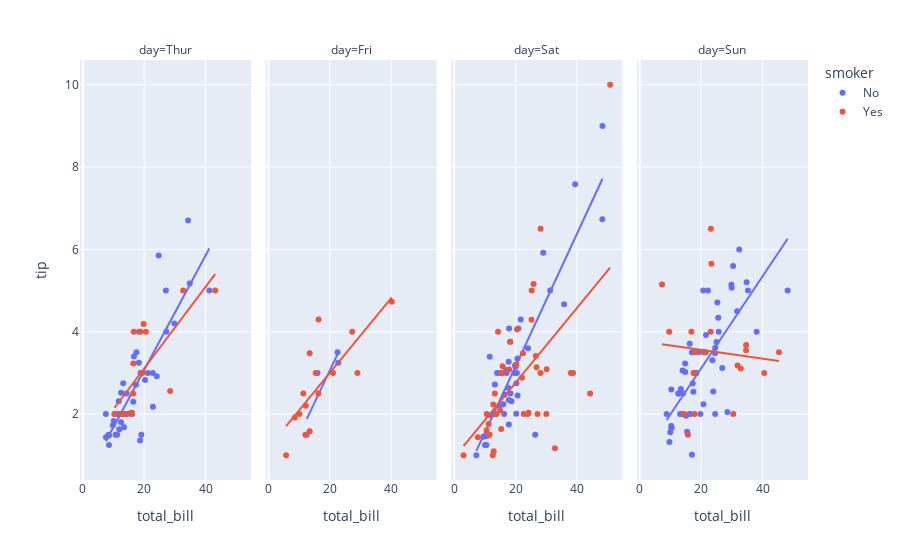

Notebook source saved alongside this figure:
### Code cell
px.scatter(data_frame=df, x='total_bill', y='tip', facet_col='day',
           category_orders={'day': ['Thur', 'Fri', 'Sat', 'Sun']},
           trendline='ols', color='smoker')

### Figure 1 — Plotly figure (JSON) as saved in the notebook; plotly's stock layout.template omitted (floating-point values rounded to 4 significant figures)
{"data": [{"hovertemplate": "smoker=No<br>day=Thur<br>total_bill=%{x}<br>tip=%{y}<extra></extra>", "legendgroup": "No", "marker": {"color": "#636efa", "symbol": "circle"}, "mode": "markers", "name": "No", "orientation": "v", "showlegend": true, "type": "scatter", "x": [27.2, 22.76, 17.29, 16.66, 10.07, 15.98, 34.83, 13.03, 18.28, 24.71, 21.16, 10.65, 12.43, 24.08, 11.69, 13.42, 14.26, 15.95, 12.48, 29.8, 8.52, 14.52, 11.38, 22.82, 19.08, 20.27, 11.17, 12.26, 18.26, 8.51, 10.33, 14.15, 13.16, 17.47, 34.3, 41.19, 27.05, 16.43, 8.35, 18.64, 11.87, 9.78, 7.51, 7.56, 18.78], "xaxis": "x", "y": [4, 3, 2.71, 3.4, 1.83, 2.03, 5.17, 2, 4, 5.85, 3, 1.5, 1.8, 2.92, 2.31, 1.68, 2.5, 2, 2.52, 4.2, 1.48, 2, 2, 2.18, 1.5, 2.83, 1.5, 2, 3.25, 1.25, 2, 2, 2.75, 3.5, 6.7, 5, 5, 2.3, 1.5, 1.36, 1.63, 1.73, 2, 1.44, 3], "yaxis": "y"}, {"hovertemplate": "<b>OLS trendline</b><br>tip = 0.139103 * total_bill + 0.293299<br>R<sup>2</sup>=0.700924<br><br>smoker=No<br>day=Thur<br>total_bill=%{x}<br>tip=%{y} <b>(trend)</b><extra></extra>", "legendgroup": "No", "marker": {"color": "#636efa", "symbol": "circle"}, "mode": "lines", "name": "No", "showlegend": false, "type": "scatter", "x": [7.51, 7.56, 8.35, 8.51, 8.52, 9.78, 10.07, 10.33, 10.65, 11.17, 11.38, 11.69, 11.87, 12.26, 12.43, 12.48, 13.03, 13.16, 13.42, 14.15, 14.26, 14.52, 15.95, 15.98, 16.43, 16.66, 17.29, 17.47, 18.26, 18.28, 18.64, 18.78, 19.08, 20.27, 21.16, 22.76, 22.82, 24.08, 24.71, 27.05, 27.2, 29.8, 34.3, 34.83, 41.19], "xaxis": "x", "y": [1.338, 1.345, 1.455, 1.477, 1.478, 1.654, 1.694, 1.73, 1.775, 1.847, 1.876, 1.919, 1.944, 1.999, 2.022, 2.029, 2.106, 2.124, 2.16, 2.262, 2.277, 2.313, 2.512, 2.516, 2.579, 2.611, 2.698, 2.723, 2.833, 2.836, 2.886, 2.906, 2.947, 3.113, 3.237, 3.459, 3.468, 3.643, 3.731, 4.056, 4.077, 4.439, 5.065, 5.138, 6.023], "yaxis": "y"}, {"hovertemplate": "smoker=No<br>day=Fri<br>total_bill=%{x}<br>tip=%{y}<extra></extra>", "legendgroup": "No", "marker": {"color": "#636efa", "symbol": "circle"}, "mode": "markers", "name": "No", "orientation": "v", "showlegend": false, "type": "scatter", "x": [22.49, 22.75, 12.46, 15.98], "xaxis": "x2", "y": [3.5, 3.25, 1.5, 3], "yaxis": "y2"}, {"hovertemplate": "<b>OLS trendline</b><br>tip = 0.157021 * total_bill + -0.0798303<br>R<sup>2</sup>=0.781743<br><br>smoker=No<br>day=Fri<br>total_bill=%{x}<br>tip=%{y} <b>(trend)</b><extra></extra>", "legendgroup": "No", "marker": {"color": "#636efa", "symbol": "circle"}, "mode": "lines", "name": "No", "showlegend": false, "type": "scatter", "x": [12.46, 15.98, 22.49, 22.75], "xaxis": "x2", "y": [1.877, 2.429, 3.452, 3.492], "yaxis": "y2"}, {"hovertemplate": "smoker=No<br>day=Sat<br>total_bill=%{x}<br>tip=%{y}<extra></extra>", "legendgroup": "No", "marker": {"color": "#636efa", "symbol": "circle"}, "mode": "markers", "name": "No", "orientation": "v", "showlegend": false, "type": "scatter", "x": [20.65, 17.92, 20.29, 15.77, 39.42, 19.82, 17.81, 13.37, 12.69, 21.7, 19.65, 9.55, 18.35, 15.06, 20.69, 17.78, 24.06, 16.31, 16.93, 18.69, 31.27, 16.04, 26.41, 48.27, 17.59, 20.08, 16.45, 20.23, 12.02, 17.07, 14.73, 10.51, 20.92, 18.24, 14, 7.25, 48.33, 20.45, 13.28, 11.61, 10.77, 10.07, 35.83, 29.03, 17.82], "xaxis": "x3", "y": [3.35, 4.08, 2.75, 2.23, 7.58, 3.18, 2.34, 2, 2, 4.3, 3, 1.45, 2.5, 3, 2.45, 3.27, 3.6, 2, 3.07, 2.31, 5, 2.24, 1.5, 6.73, 2.64, 3.15, 2.47, 2.01, 1.97, 3, 2.2, 1.25, 4.08, 3.76, 3, 1, 9, 3, 2.72, 3.39, 1.47, 1.25, 4.67, 5.92, 1.75], "yaxis": "y3"}, {"hovertemplate": "<b>OLS trendline</b><br>tip = 0.16093 * total_bill + -0.0612781<br>R<sup>2</sup>=0.767496<br><br>smoker=No<br>day=Sat<br>total_bill=%{x}<br>tip=%{y} <b>(trend)</b><extra></extra>", "legendgroup": "No", "marker": {"color": "#636efa", "symbol": "circle"}, "mode": "lines", "name": "No", "showlegend": false, "type": "scatter", "x": [7.25, 9.55, 10.07, 10.51, 10.77, 11.61, 12.02, 12.69, 13.28, 13.37, 14, 14.73, 15.06, 15.77, 16.04, 16.31, 16.45, 16.93, 17.07, 17.59, 17.78, 17.81, 17.82, 17.92, 18.24, 18.35, 18.69, 19.65, 19.82, 20.08, 20.23, 20.29, 20.45, 20.65, 20.69, 20.92, 21.7, 24.06, 26.41, 29.03, 31.27, 35.83, 39.42, 48.27, 48.33], "xaxis": "x3", "y": [1.105, 1.476, 1.559, 1.63, 1.672, 1.807, 1.873, 1.981, 2.076, 2.09, 2.192, 2.309, 2.362, 2.477, 2.52, 2.563, 2.586, 2.663, 2.686, 2.769, 2.8, 2.805, 2.806, 2.823, 2.874, 2.892, 2.947, 3.101, 3.128, 3.17, 3.194, 3.204, 3.23, 3.262, 3.268, 3.305, 3.431, 3.811, 4.189, 4.611, 4.971, 5.705, 6.283, 7.707, 7.716], "yaxis": "y3"}, {"hovertemplate": "smoker=No<br>day=Sun<br>total_bill=%{x}<br>tip=%{y}<extra></extra>", "legendgroup": "No", "marker": {"color": "#636efa", "symbol": "circle"}, "mode": "markers", "name": "No", "orientation": "v", "showlegend": false, "type": "scatter", "x": [16.99, 10.34, 21.01, 23.68, 24.59, 25.29, 8.77, 26.88, 15.04, 14.78, 10.27, 35.26, 15.42, 18.43, 14.83, 21.58, 10.33, 16.29, 16.97, 17.46, 13.94, 9.68, 30.4, 18.29, 22.23, 32.4, 28.55, 18.04, 12.54, 10.29, 34.81, 9.94, 25.56, 19.49, 38.07, 23.95, 25.71, 17.31, 29.93, 14.07, 13.13, 17.26, 24.55, 19.77, 29.85, 48.17, 25, 13.39, 16.49, 21.5, 12.66, 16.21, 13.81, 24.52, 20.76, 31.71, 20.69], "xaxis": "x4", "y": [1.01, 1.66, 3.5, 3.31, 3.61, 4.71, 2, 3.12, 1.96, 3.23, 1.71, 5, 1.57, 3, 3.02, 3.92, 1.67, 3.71, 3.5, 2.54, 3.06, 1.32, 5.6, 3, 5, 6, 2.05, 3, 2.5, 2.6, 5.2, 1.56, 4.34, 3.51, 4, 2.55, 4, 3.5, 5.07, 2.5, 2, 2.74, 2, 2, 5.14, 5, 3.75, 2.61, 2, 3.5, 2.5, 2, 2, 3.48, 2.24, 4.5, 5], "yaxis": "y4"}, {"hovertemplate": "<b>OLS trendline</b><br>tip = 0.111709 * total_bill + 0.877124<br>R<sup>2</sup>=0.549863<br><br>smoker=No<br>day=Sun<br>total_bill=%{x}<br>tip=%{y} <b>(trend)</b><extra></extra>", "legendgroup": "No", "marker": {"color": "#636efa", "symbol": "circle"}, "mode": "lines", "name": "No", "showlegend": false, "type": "scatter", "x": [8.77, 9.68, 9.94, 10.27, 10.29, 10.33, 10.34, 12.54, 12.66, 13.13, 13.39, 13.81, 13.94, 14.07, 14.78, 14.83, 15.04, 15.42, 16.21, 16.29, 16.49, 16.97, 16.99, 17.26, 17.31, 17.46, 18.04, 18.29, 18.43, 19.49, 19.77, 20.69, 20.76, 21.01, 21.5, 21.58, 22.23, 23.68, 23.95, 24.52, 24.55, 24.59, 25, 25.29, 25.56, 25.71, 26.88, 28.55, 29.85, 29.93, 30.4, 31.71, 32.4, 34.81, 35.26, 38.07, 48.17], "xaxis": "x4", "y": [1.857, 1.958, 1.988, 2.024, 2.027, 2.031, 2.032, 2.278, 2.291, 2.344, 2.373, 2.42, 2.434, 2.449, 2.528, 2.534, 2.557, 2.6, 2.688, 2.697, 2.719, 2.773, 2.775, 2.805, 2.811, 2.828, 2.892, 2.92, 2.936, 3.054, 3.086, 3.188, 3.196, 3.224, 3.279, 3.288, 3.36, 3.522, 3.553, 3.616, 3.62, 3.624, 3.67, 3.702, 3.732, 3.749, 3.88, 4.066, 4.212, 4.221, 4.273, 4.419, 4.496, 4.766, 4.816, 5.13, 6.258], "yaxis": "y4"}, {"hovertemplate": "smoker=Yes<br>day=Thur<br>total_bill=%{x}<br>tip=%{y}<extra></extra>", "legendgroup": "Yes", "marker": {"color": "#EF553B", "symbol": "circle"}, "mode": "markers", "name": "Yes", "orientation": "v", "showlegend": true, "type": "scatter", "x": [19.44, 32.68, 16, 19.81, 28.44, 15.48, 16.58, 10.34, 43.11, 13, 13.51, 18.71, 12.74, 13, 16.4, 20.53, 16.47], "xaxis": "x", "y": [3, 5, 2, 4.19, 2.56, 2.02, 4, 2, 5, 2, 2, 4, 2.01, 2, 2.5, 4, 3.23], "yaxis": "y"}, {"hovertemplate": "<b>OLS trendline</b><br>tip = 0.0990461 * total_bill + 1.12925<br>R<sup>2</sup>=0.552344<br><br>smoker=Yes<br>day=Thur<br>total_bill=%{x}<br>tip=%{y} <b>(trend)</b><extra></extra>", "legendgroup": "Yes", "marker": {"color": "#EF553B", "symbol": "circle"}, "mode": "lines", "name": "Yes", "showlegend": false, "type": "scatter", "x": [10.34, 12.74, 13, 13, 13.51, 15.48, 16, 16.4, 16.47, 16.58, 18.71, 19.44, 19.81, 20.53, 28.44, 32.68, 43.11], "xaxis": "x", "y": [2.153, 2.391, 2.417, 2.417, 2.467, 2.662, 2.714, 2.754, 2.761, 2.771, 2.982, 3.055, 3.091, 3.163, 3.946, 4.366, 5.399], "yaxis": "y"}, {"hovertemplate": "smoker=Yes<br>day=Fri<br>total_bill=%{x}<br>tip=%{y}<extra></extra>", "legendgroup": "Yes", "marker": {"color": "#EF553B", "symbol": "circle"}, "mode": "markers", "name": "Yes", "orientation": "v", "showlegend": false, "type": "scatter", "x": [28.97, 5.75, 16.32, 40.17, 27.28, 12.03, 21.01, 11.35, 15.38, 12.16, 13.42, 8.58, 13.42, 16.27, 10.09], "xaxis": "x2", "y": [3, 1, 4.3, 4.73, 4, 1.5, 3, 2.5, 3, 2.2, 3.48, 1.92, 1.58, 2.5, 2], "yaxis": "y2"}, {"hovertemplate": "<b>OLS trendline</b><br>tip = 0.0908967 * total_bill + 1.18572<br>R<sup>2</sup>=0.587365<br><br>smoker=Yes<br>day=Fri<br>total_bill=%{x}<br>tip=%{y} <b>(trend)</b><extra></extra>", "legendgroup": "Yes", "marker": {"color": "#EF553B", "symbol": "circle"}, "mode": "lines", "name": "Yes", "showlegend": false, "type": "scatter", "x": [5.75, 8.58, 10.09, 11.35, 12.03, 12.16, 13.42, 13.42, 15.38, 16.27, 16.32, 21.01, 27.28, 28.97, 40.17], "xaxis": "x2", "y": [1.708, 1.966, 2.103, 2.217, 2.279, 2.291, 2.406, 2.406, 2.584, 2.665, 2.669, 3.095, 3.665, 3.819, 4.837], "yaxis": "y2"}, {"hovertemplate": "smoker=Yes<br>day=Sat<br>total_bill=%{x}<br>tip=%{y}<extra></extra>", "legendgroup": "Yes", "marker": {"color": "#EF553B", "symbol": "circle"}, "mode": "markers", "name": "Yes", "orientation": "v", "showlegend": false, "type": "scatter", "x": [38.01, 11.24, 20.29, 13.81, 11.02, 18.29, 3.07, 15.01, 26.86, 25.28, 17.92, 44.3, 22.42, 15.36, 20.49, 25.21, 14.31, 10.59, 10.63, 50.81, 15.81, 26.59, 38.73, 24.27, 12.76, 30.06, 25.89, 13.27, 28.17, 12.9, 28.15, 11.59, 7.74, 30.14, 22.12, 24.01, 15.69, 15.53, 12.6, 32.83, 27.18, 22.67], "xaxis": "x3", "y": [3, 1.76, 3.21, 2, 1.98, 3.76, 1, 2.09, 3.14, 5, 3.08, 2.5, 3.48, 1.64, 4.06, 4.29, 4, 1.61, 2, 10, 3.16, 3.41, 3, 2.03, 2.23, 2, 5.16, 2.5, 6.5, 1.1, 3, 1.5, 1.44, 3.09, 2.88, 2, 3, 3, 1, 1.17, 2, 2], "yaxis": "y3"}, {"hovertemplate": "<b>OLS trendline</b><br>tip = 0.0908935 * total_bill + 0.941566<br>R<sup>2</sup>=0.315040<br><br>smoker=Yes<br>day=Sat<br>total_bill=%{x}<br>tip=%{y} <b>(trend)</b><extra></extra>", "legendgroup": "Yes", "marker": {"color": "#EF553B", "symbol": "circle"}, "mode": "lines", "name": "Yes", "showlegend": false, "type": "scatter", "x": [3.07, 7.74, 10.59, 10.63, 11.02, 11.24, 11.59, 12.6, 12.76, 12.9, 13.27, 13.81, 14.31, 15.01, 15.36, 15.53, 15.69, 15.81, 17.92, 18.29, 20.29, 20.49, 22.12, 22.42, 22.67, 24.01, 24.27, 25.21, 25.28, 25.89, 26.59, 26.86, 27.18, 28.15, 28.17, 30.06, 30.14, 32.83, 38.01, 38.73, 44.3, 50.81], "xaxis": "x3", "y": [1.221, 1.645, 1.904, 1.908, 1.943, 1.963, 1.995, 2.087, 2.101, 2.114, 2.148, 2.197, 2.242, 2.306, 2.338, 2.353, 2.368, 2.379, 2.57, 2.604, 2.786, 2.804, 2.952, 2.979, 3.002, 3.124, 3.148, 3.233, 3.239, 3.295, 3.358, 3.383, 3.412, 3.5, 3.502, 3.674, 3.681, 3.926, 4.396, 4.462, 4.968, 5.56], "yaxis": "y3"}, {"hovertemplate": "smoker=Yes<br>day=Sun<br>total_bill=%{x}<br>tip=%{y}<extra></extra>", "legendgroup": "Yes", "marker": {"color": "#EF553B", "symbol": "circle"}, "mode": "markers", "name": "Yes", "orientation": "v", "showlegend": false, "type": "scatter", "x": [17.51, 7.25, 31.85, 16.82, 32.9, 17.89, 14.48, 9.6, 34.63, 34.65, 23.33, 45.35, 23.17, 40.55, 20.9, 30.46, 18.15, 23.1, 15.69], "xaxis": "x4", "y": [3, 5.15, 3.18, 4, 3.11, 2, 2, 4, 3.55, 3.68, 5.65, 3.5, 6.5, 3, 3.5, 2, 3.5, 4, 1.5], "yaxis": "y4"}, {"hovertemplate": "<b>OLS trendline</b><br>tip = -0.0107171 * total_bill + 3.77534<br>R<sup>2</sup>=0.007875<br><br>smoker=Yes<br>day=Sun<br>total_bill=%{x}<br>tip=%{y} <b>(trend)</b><extra></extra>", "legendgroup": "Yes", "marker": {"color": "#EF553B", "symbol": "circle"}, "mode": "lines", "name": "Yes", "showlegend": false, "type": "scatter", "x": [7.25, 9.6, 14.48, 15.69, 16.82, 17.51, 17.89, 18.15, 20.9, 23.1, 23.17, 23.33, 30.46, 31.85, 32.9, 34.63, 34.65, 40.55, 45.35], "xaxis": "x4", "y": [3.698, 3.672, 3.62, 3.607, 3.595, 3.588, 3.584, 3.581, 3.551, 3.528, 3.527, 3.525, 3.449, 3.434, 3.423, 3.404, 3.404, 3.341, 3.289], "yaxis": "y4"}], "layout": {"annotations": [{"font": {}, "showarrow": false, "text": "day=Thur", "x": 0.1175, "xanchor": "center", "xref": "paper", "y": 1, "yanchor": "bottom", "yref": "paper"}, {"font": {}, "showarrow": false, "text": "day=Fri", "x": 0.3725, "xanchor": "center", "xref": "paper", "y": 1, "yanchor": "bottom", "yref": "paper"}, {"font": {}, "showarrow": false, "text": "day=Sat", "x": 0.6275, "xanchor": "center", "xref": "paper", "y": 1, "yanchor": "bottom", "yref": "paper"}, {"font": {}, "showarrow": false, "text": "day=Sun", "x": 0.8825, "xanchor": "center", "xref": "paper", "y": 1, "yanchor": "bottom", "yref": "paper"}], "legend": {"title": {"text": "smoker"}, "tracegroupgap": 0}, "margin": {"t": 60}, "xaxis": {"anchor": "y", "domain": [0, 0.235], "title": {"text": "total_bill"}}, "xaxis2": {"anchor": "y2", "domain": [0.255, 0.49], "matches": "x", "title": {"text": "total_bill"}}, "xaxis3": {"anchor": "y3", "domain": [0.51, 0.745], "matches": "x", "title": {"text": "total_bill"}}, "xaxis4": {"anchor": "y4", "domain": [0.765, 1.0], "matches": "x", "title": {"text": "total_bill"}}, "yaxis": {"anchor": "x", "domain": [0, 1], "title": {"text": "tip"}}, "yaxis2": {"anchor": "x2", "domain": [0, 1], "matches": "y", "showticklabels": false}, "yaxis3": {"anchor": "x3", "domain": [0, 1], "matches": "y", "showticklabels": false}, "yaxis4": {"anchor": "x4", "domain": [0, 1], "matches": "y", "showticklabels": false}}}
